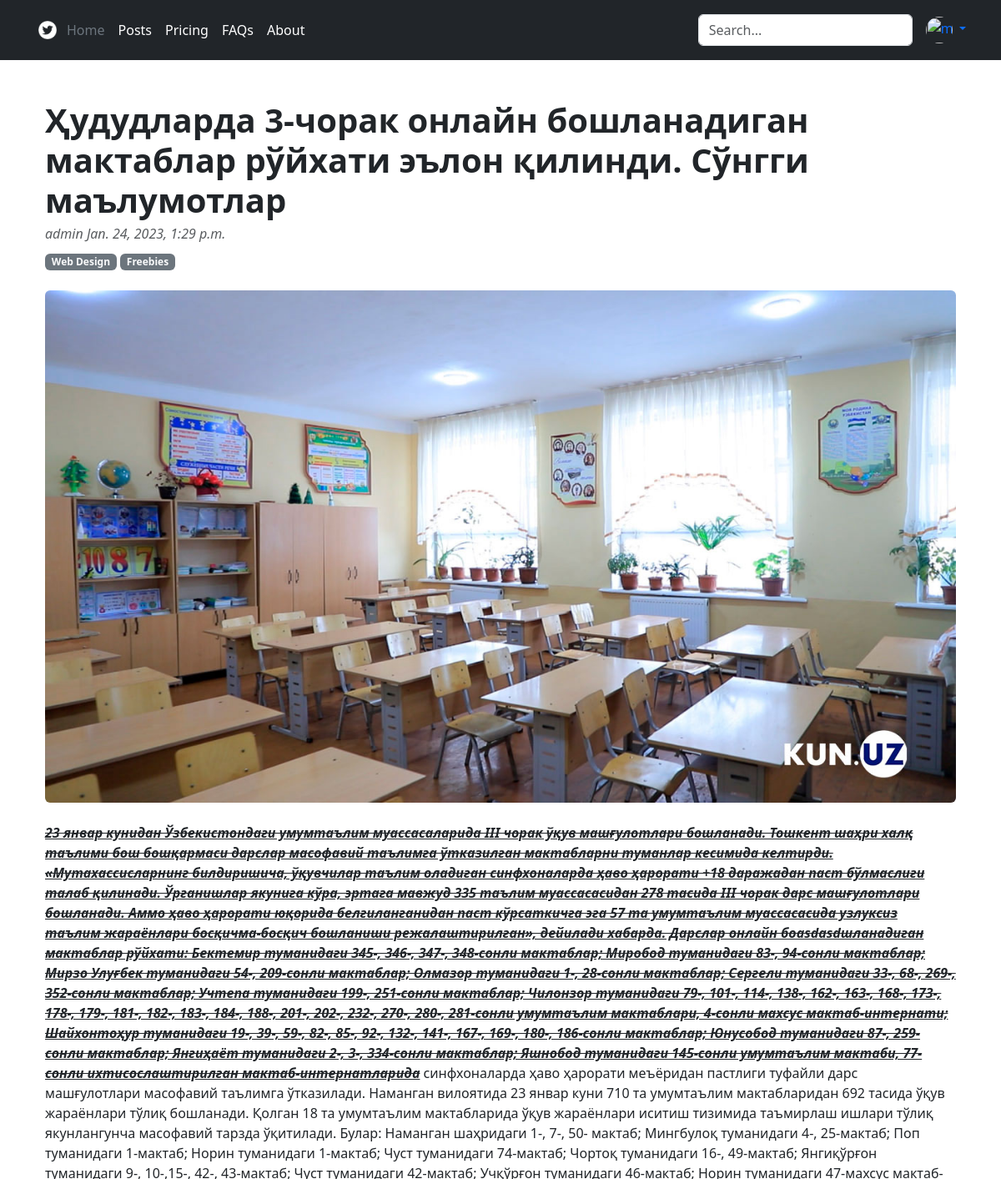
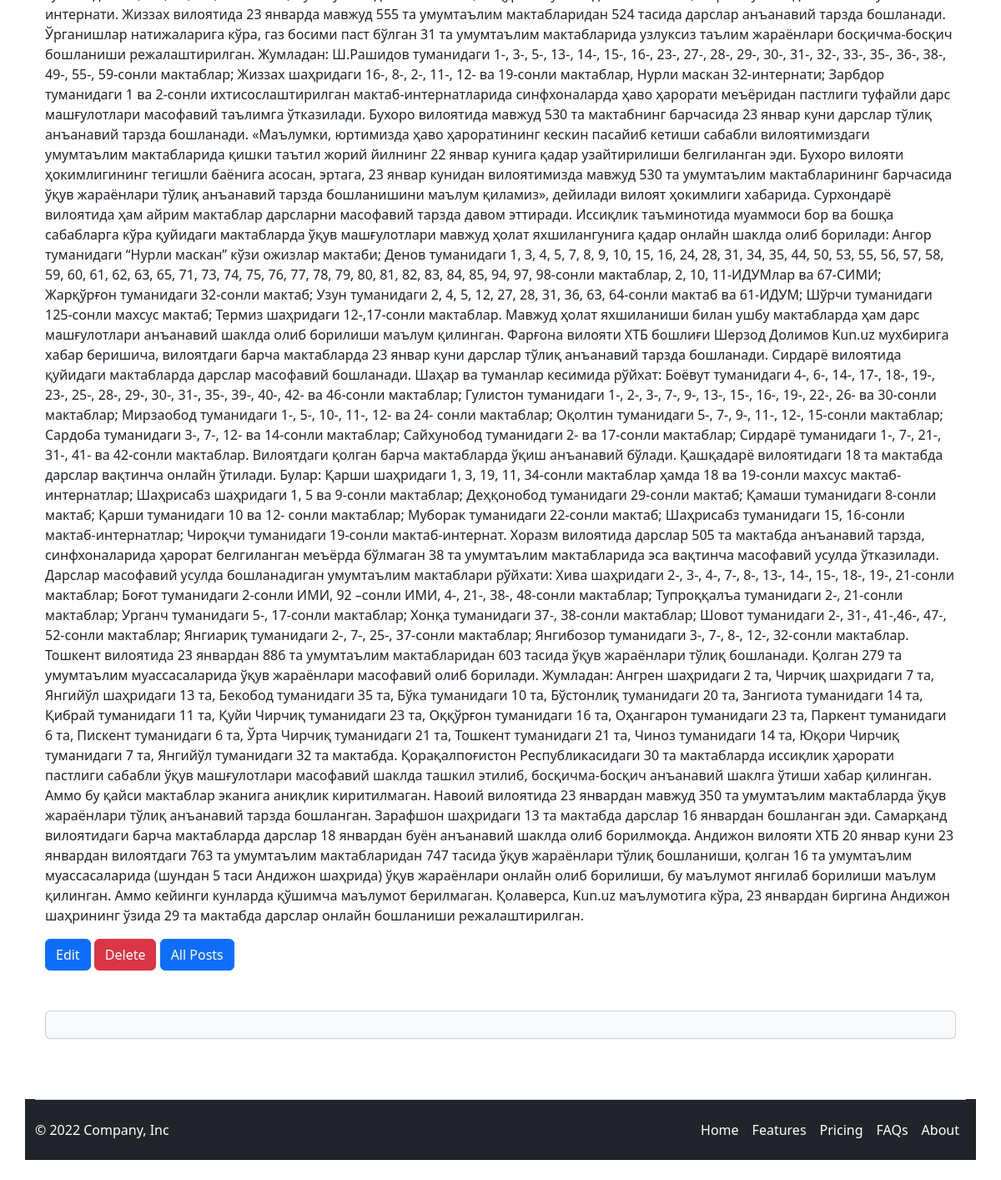
The app's page /4/ (signed in) with its own data (2 pictures, top to bottom).
### articles/models.py (models this page shows, shortened)
class Article(models.Model):
    title = models.CharField(max_length=250)
    summary = models.CharField(max_length=255, blank=True)
    body = RichTextField()
    photo = models.ImageField(upload_to='images/', blank=True)
    date = models.DateTimeField(auto_now_add=True)
    author = models.ForeignKey(
        get_user_model(),
        on_delete=models.CASCADE,
    )

### accounts/models.py (models this page shows)
class CustomUser(AbstractUser):
    age = models.PositiveIntegerField(null=True, blank=True)
    city = models.CharField(max_length=20)

### articles/views.py (the view)
# urls.py: path( '<int:pk>/', ArticleDetailView.as_view(), name='article_detail' ),
class ArticleDetailView(DeleteView):
    model = Article
    template_name = 'article_detail.html'

### templates/article_detail.html (shortened to what this page needs)
{% extends 'base.html' %}
{% block content %}
    <div class="container mt-5">
        <div class="row">
            <div class="col-lg-12">
                <article>
                    <header class="mb-4">
                        <h1 class="fw-bolder mb-1">{{object.title}}</h1>
                        <div class="text-muted fst-italic mb-2"> {{object.author}} {{object.date}}</div>
                        <a class="badge bg-secondary text-decoration-none link-light" href="#!">Web Design</a>
                        <a class="badge bg-secondary text-decoration-none link-light" href="#!">Freebies</a>
                    </header>
                    {% if object.photo %}
                    <figure class="mb-4"><img class="img-fluid rounded" src="{{object.photo.url}}" alt="{{object.title}}" /></figure>
                    {% endif %}
                    <section class="mb-5">
                        <p class="fs-5 mb-4">{{object.body | safe}}</p>
                        <a href="{% url 'article_edit' article.pk %}" class="btn btn-primary" role="button">Edit</a>
                        <a href="{% url 'article_delete' article.pk %}" class="btn btn-danger ">Delete</a>
                        <a href="{% url 'article_list' %}" class="btn btn-primary ">All Posts</a>
                    </section>
                </article>
                <section class="mb-5">
                    <div class="card bg-light">
                        <div class="card-body">
                            </div>
                        </div>
                    </div>
        </div>
    </div>
{% endblock content %}

### records on screen
Article: title "Ҳудудларда 3-чорак онлайн бошланадиган мактаблар рўйхати эълон қилинди. Сўнгги маълумотлар", author "admin", date "Jan. 24, 2023, 1:29 p.m.", photo (picture), body "23 январ кунидан Ўзбекистондаги умумтаълим муассасаларида III чорак ўқув машғулотлари бошланади. Тошкент шаҳри халқ таълими бош бошқармаси дарслар масофавий таълимга ўтказилган мактабларни туманлар кесимида келтирди. «Мутахассисларнинг билдиришича, ўқувчилар таълим оладиган синфхоналарда ҳаво ҳарорати +18 даражадан паст бўлмаслиги талаб қилинади. Ўрганишлар якунига кўра, эртага мавжуд 335 таълим муассасасидан 278 тасида III чорак дарс машғулотлари бошланади. Аммо ҳаво ҳарорати юқорида белгиланганидан паст кўрсаткичга эга 57 та умумтаълим муассасасида узлуксиз таълим жараёнлари босқичма-босқич бошланиши режалаштирилган», дейилади хабарда. Дарслар онлайн боasdasdшланадиган мактаблар рўйхати:…"
